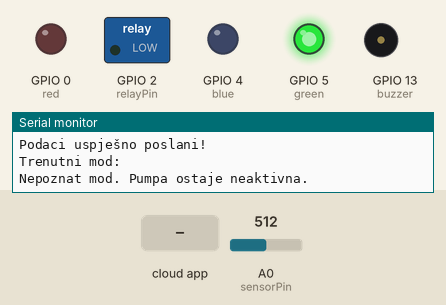
This sketch was run on a simulated ESP8266 (NodeMCU). Parts: switched loads named in the sketch (green lamp = pin HIGH), output pins drawn as LEDs (lit = HIGH), buzzer (waves = sounding), the last lines printed to the serial monitor. Inputs (shaded band) come from the test bench; at power-on: A0 (sensorPin) = 512. WiFi joins after 1.5 s; servers stay silent unless stated; the Firebase database answers and starts empty.

Above: at 3.2 s.
3.3 s: the phone or cloud app sets mode to automatic
At 4.7 s:
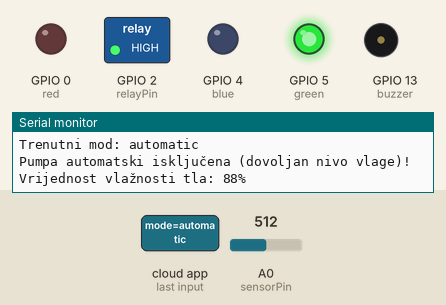
5.1 s: A0 (sensorPin) set to 658
7.4 s: A0 (sensorPin) set to 688
At 10.0 s:
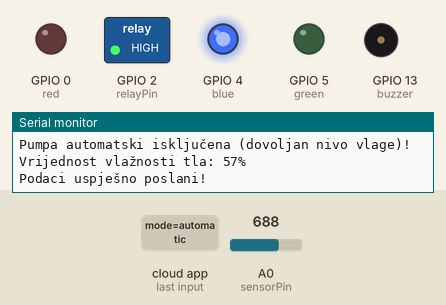
10.3 s: A0 (sensorPin) set to 773
12.6 s: A0 (sensorPin) set to 793
At 14.3 s:
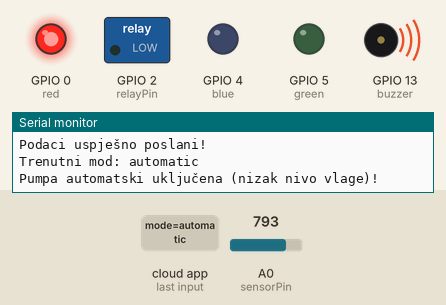
15.5 s: the phone or cloud app sets mode to manual
At 17.8 s:
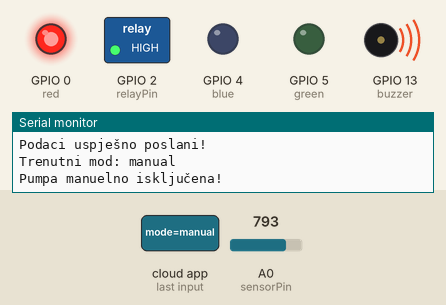
Timing chart, 0 to 19.3 s (numbered marks = the images above; inputs shaded):
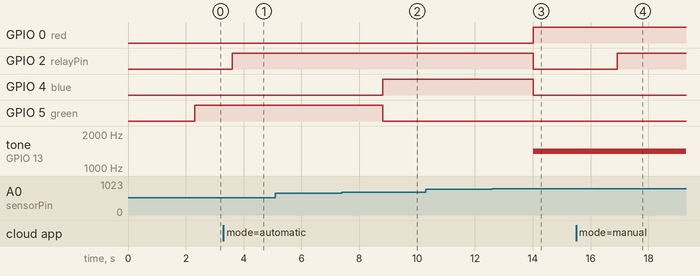

The sketch:

arduino-iot.ino
```cpp
#include <Arduino.h>
#include <FirebaseESP8266.h>

// Firebase podaci i podaci Wi-fi mreže
#define WIFI_SSID "37D297 - 2.4GHz"
#define WIFI_PASSWORD "ie8fdg3tfy"
#define DATABASE_URL "sistem-vlaznosti-tla-default-rtdb.firebaseio.com"
#define API_KEY "AIzaSyAWOEseA4Kwn-whFoJfjYtFS0xx5_W7VOc"

// Firebase objekti
FirebaseData fbdo;
FirebaseAuth auth;
FirebaseConfig config;
bool signupOK = false;

// Deklarisanje varijabli i pinova
int green = 5;
int blue = 4;
int red = 0;
int buzzer = 13;
int sensorPin = A0;
int sensorValue = 0;
int procentValue = 0;
int relayPin = 2;

// Varijabla za praćenje statusa zvuka
bool buzzerOn = false;

void setup() {
  pinMode(green, OUTPUT);
  pinMode(blue, OUTPUT);
  pinMode(red, OUTPUT);
  pinMode(buzzer, OUTPUT);
  pinMode(relayPin, OUTPUT);

  Serial.begin(115200);

  // Inicijalizacija Wi-Fi konekcije
  WiFi.begin(WIFI_SSID, WIFI_PASSWORD);
  Serial.print("Povezivanje na Wi-Fi");
  //Provjerava status dok se ne poveže
  while (WiFi.status() != WL_CONNECTED) {
    Serial.print(".");
    delay(1000);
  }
  //Povezivanje uspješno
  Serial.println("\nPovezano na Wi-Fi!");
  Serial.print("IP adresa: ");
  Serial.println(WiFi.localIP());

  // Konfiguracija Firebase baze
  config.api_key = API_KEY;
  config.database_url = DATABASE_URL;
  Firebase.begin(&config, &auth);
  Firebase.reconnectWiFi(true);

  if (Firebase.signUp(&config, &auth, "", "")) {
    Serial.println("Firebase autentifikacija uspješna!");
    signupOK = true;
  } else {
    Serial.print("Greška pri prijavi: ");
    Serial.println(config.signer.tokens.error.message.c_str());
  }
}

void loop() {
  // Čitanje senzora za vlažnost tla analogno
  sensorValue = analogRead(sensorPin);

  // Pretvaranje analognog očitavanja senzora (0-1023) u postotak vlage (0-100)
// map funkcija omogućava skaliranje očitanja u željeni raspon
  int moistureLevel = map(sensorValue, 1023, 450, 0, 100);


 //Ograničavanje da vrijednost ne može preći preko 100% i ispod 0%
  if (moistureLevel > 100) moistureLevel = 100;
  if (moistureLevel < 0) moistureLevel = 0;

  // Ispis na serijski monitor postotka vlažnosti tla
  Serial.print("Vrijednost vlažnosti tla: ");
  Serial.print(moistureLevel);
  Serial.println("%");

  // Slanje vrijednosti vlažnosti tla na Firebase
  if (signupOK) {
    if (Firebase.setInt(fbdo, "/moistureLevel", moistureLevel)) {
      Serial.println("Podaci uspješno poslani!");
    } else {
      Serial.print("Greška pri slanju podataka: ");
      Serial.println(fbdo.errorReason());
    }
  }

 /*
 Upravljanje pumpom:
 - Automatski režim: pumpa se aktivira ako nivo vlage padne ispod 40%.
 - Manuelni režim: status pumpe se očitava iz Firebase baze ("on" ili "off").
 - Ako mod nije prepoznat, pumpa ostaje neaktivna.
*/
  String mode = "automatic";  // Podrazumijevano stanje ako čitanje ne uspije
  if (Firebase.getString(fbdo, "/mode")) {
    mode = fbdo.stringData();
    Serial.print("Trenutni mod: ");
    Serial.println(mode);
  } else {
    Serial.print("Greška pri čitanju moda: ");
    Serial.println(fbdo.errorReason());
  }

  if (mode == "automatic") {
    /* Automatsko upravljanje pumpom.
    Koristio sam obrnutu logiku za aktiviranje relaya, zbog toga
    što je pumpa spojena na NC (Normal close). Prilikom spajanja na
    NC, pri početnom stanju relay koristi otvoreno kolo.
    */
    if (moistureLevel <= 40) {
      digitalWrite(relayPin, LOW);  // Aktiviraj pumpu
      Serial.println("Pumpa automatski uključena (nizak nivo vlage)!");
    } else {
      digitalWrite(relayPin, HIGH);  // Isključi pumpu
      Serial.println("Pumpa automatski isključena (dovoljan nivo vlage)!");
    }
  } else if (mode == "manual") {
    // Manuelno upravljanje pumpom putem Firebase
    if (Firebase.getString(fbdo, "/pump")) {
      String relayStatus = fbdo.stringData();
      if (relayStatus == "on") {
        digitalWrite(relayPin, LOW);  // Aktiviraj pumpu
        Serial.println("Pumpa manuelno uključena!");
      } else {
        digitalWrite(relayPin, HIGH);  // Isključi pumpu
        Serial.println("Pumpa manuelno isključena!");
      }
    } else {
      Serial.print("Greška pri čitanju statusa pumpe: ");
      Serial.println(fbdo.errorReason());
    }
  } else {
    Serial.println("Nepoznat mod. Pumpa ostaje neaktivna.");
  }

  /*
 LED indikatori:
 - Crvena LED: Vlažnost tla ispod 40%.
 - Plava LED: Vlažnost tla između 40% i 60%.
 - Zelena LED: Vlažnost tla iznad 60%.
  Alarm se također oglašava da vlažnost tla pane ispod 40%
*/
  if (moistureLevel <= 40) {
    digitalWrite(green, LOW);
    digitalWrite(blue, LOW);
    digitalWrite(red, HIGH);
    if (!buzzerOn) {
      tone(buzzer, 1400);
      buzzerOn = true;
      Firebase.setString(fbdo, "/buzzerStatus", "on");
    }
  } else {
    noTone(buzzer);
    if (buzzerOn) {
      buzzerOn = false;
      Firebase.setString(fbdo, "/buzzerStatus", "off");
    }
    if (moistureLevel <= 60) {
      digitalWrite(green, LOW);
      digitalWrite(blue, HIGH);
      digitalWrite(red, LOW);
    } else {
      digitalWrite(green, HIGH);
      digitalWrite(blue, LOW);
      digitalWrite(red, LOW);
    }
  }

  delay(1000);  // Pauza između očitavanja
}
```

Measured:
- the behaviour switches between 670 and 671 on A0 (sensorPin) (found by bisection; images 1 and 2)
- the behaviour switches between 785 and 786 on A0 (sensorPin) (found by bisection; images 2 and 3)
- after the input at 3.3 s, GPIO 2 (relayPin): LOW → HIGH after 0.31 s
- after the input at 7.4 s, GPIO 4 (blue): LOW → HIGH after 1.4 s; GPIO 5 (green): HIGH → LOW after 1.4 s
- after the input at 12.6 s, GPIO 0 (red): LOW → HIGH after 1.4 s; GPIO 2 (relayPin), GPIO 4 (blue): HIGH → LOW after 1.4 s; tone on GPIO 13 (buzzer): silent → 1400 Hz after 1.4 s
- after the input at 15.5 s, GPIO 2 (relayPin): LOW → HIGH after 1.4 s
